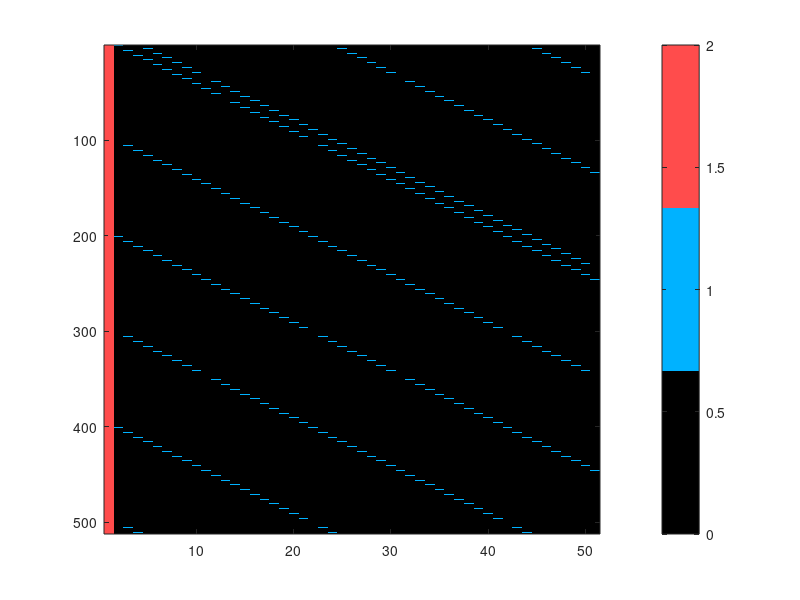

Recreate this plot in MATLAB. (Note: this script raises an error after producing the figure.)
%% Diagonal Checkerboard Pilot/Data Matrix Plot (Standalone)

clear; clc;

%% Manual parameters
pilotSpacing = 100;   % pilot spacing in frequency
pilotShift   = 5;     % shift per OFDM symbol
N            = 512;   % number of subcarriers
nDataOfdmSym = 50;    % number of data symbols (1st = training)

%% Pilot index computation
baseIdx = 1:pilotSpacing:N;

pilotMap = zeros(N, nDataOfdmSym + 1);

pilotMap(:,1) = 2; % full training symbol

for s = 1:nDataOfdmSym
    col   = s + 1;
    shift = (s-1) * pilotShift;

    pilotIdx_s = mod(baseIdx - 1 + shift, N) + 1;
    pilotIdx_s = sort(pilotIdx_s);

    pilotMap(pilotIdx_s, col) = 1;
end

%% Plot
figure;
imagesc(pilotMap);
colormap([
    0 0 0;        % data
    0 0.7 1;      % pilot
    1 0.3 0.3     % training
]);
colorbar('Ticks',[0,1,2], 'TickLabels',{'Data','Pilot','Training'});

xlabel('OFDM Symbol Index');
ylabel('Subcarrier Index');
title(sprintf('Diagonal Pilot/Data Grid (spacing = %d, shift = %d)', ...
              pilotSpacing, pilotShift));

set(gca,'YDir','normal');

%% Save plot in same folder as script
scriptPath = mfilename('fullpath');
scriptDir  = fileparts(scriptPath);

filename = sprintf('pilotGrid_spacing%d_shift%d.png', pilotSpacing, pilotShift);
savePath = fullfile(scriptDir, filename);

saveas(gcf, savePath);

fprintf('Saved plot to: %s\n', savePath);
